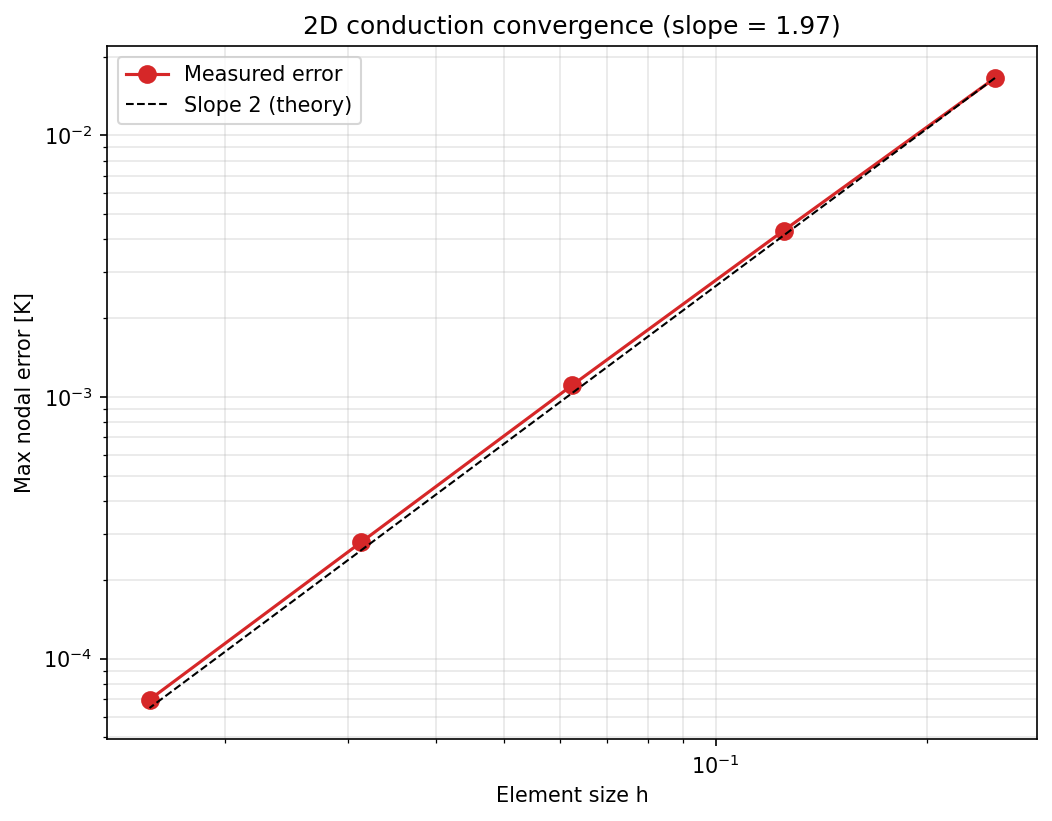

Python code for this plot:
"""
Convergence study for the 2D conduction solver (sinusoidal-edge benchmark).

The exact solution is curved (sin * sinh), so linear CST elements have real
interpolation error that should converge at O(h^2). Error is measured at the
mesh nodes against the analytical solution; the log-log slope vs. element
size h should be ~2.
"""
import matplotlib.pyplot as plt
import numpy as np

from analytical import T_exact
from solver import (
    apply_dirichlet_bc, assemble_conductivity, build_mesh,
    reconstruct_full_solution, solve_system,
)


def solve_plate(W, H, k, nx, ny):
    nodes, conn = build_mesh(W, H, nx, ny)
    n = len(nodes)
    K = assemble_conductivity(nodes, conn, k)
    F = np.zeros(n)

    # all four edges are Dirichlet; bottom = sin(pi x / W), others = 0
    fixed = {}
    tol = 1e-9
    for idx, (x, y) in enumerate(nodes):
        on_bottom = abs(y) < tol
        on_top = abs(y - H) < tol
        on_left = abs(x) < tol
        on_right = abs(x - W) < tol
        if on_bottom:
            fixed[idx] = np.sin(np.pi * x / W)
        elif on_top or on_left or on_right:
            fixed[idx] = 0.0

    K_red, F_red, free = apply_dirichlet_bc(K, F, fixed)
    T_red = solve_system(K_red, F_red)
    T_fea = reconstruct_full_solution(T_red, free, n, fixed)
    T_an = T_exact(nodes[:, 0], nodes[:, 1], W, H)
    max_err = np.max(np.abs(T_fea - T_an))
    return max_err


def main():
    W, H, k = 1.0, 1.0, 1.0
    mesh_seq = [(4, 4), (8, 8), (16, 16), (32, 32), (64, 64)]

    hs, errs = [], []
    print(f"{'nx x ny':>10} {'h':>10} {'max error':>15}")
    print("-" * 38)
    for nx, ny in mesh_seq:
        err = solve_plate(W, H, k, nx, ny)
        h = W / nx
        hs.append(h); errs.append(err)
        print(f"{f'{nx}x{ny}':>10} {h:>10.5f} {err:>15.6e}")

    hs, errs = np.array(hs), np.array(errs)
    slope, _ = np.polyfit(np.log(hs), np.log(errs), 1)
    print(f"\nObserved convergence rate (log-log slope): {slope:.3f}")
    print("(Theory predicts 2.0 for linear elements.)")

    fig, ax = plt.subplots(figsize=(8, 6))
    ax.loglog(hs, errs, "o-", color="C3", lw=1.5, ms=8, label="Measured error")
    ref = errs[0] * (hs / hs[0]) ** 2
    ax.loglog(hs, ref, "k--", lw=1.0, label="Slope 2 (theory)")
    ax.set_xlabel("Element size h")
    ax.set_ylabel("Max nodal error [K]")
    ax.set_title(f"2D conduction convergence (slope = {slope:.2f})")
    ax.legend(); ax.grid(True, which="both", alpha=0.3)
    fig.savefig("convergence.png", dpi=150, bbox_inches="tight")
    print("\nPlot saved to convergence.png")


if __name__ == "__main__":
    main()
